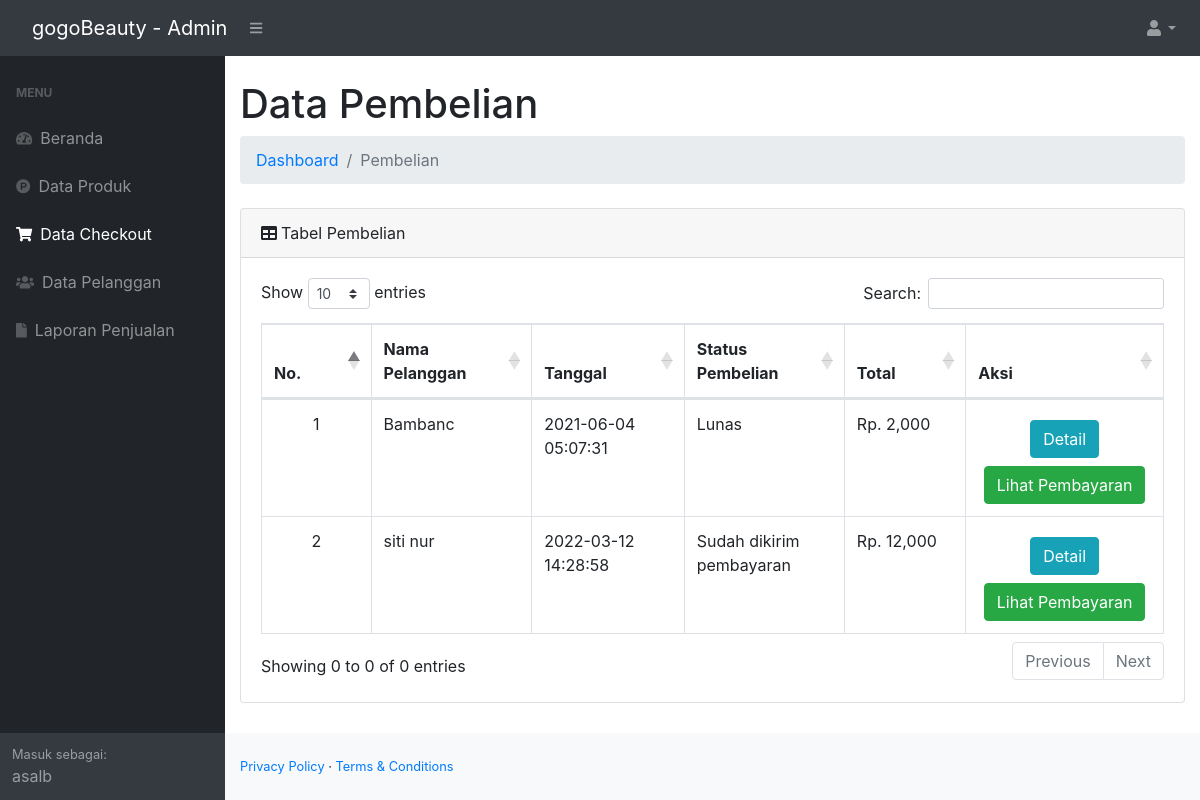
The app's page /admin/dist/index.php?halaman=pembelian (signed in) with its own data.
### tables this page shows
CREATE TABLE `pembelian_barang` (
  `id_pembelian` int(11) NOT NULL,
  `id_pelanggan` int(20) NOT NULL,
  `nama` text NOT NULL,
  `tanggal_pembelian` datetime NOT NULL,
  `alamat` text NOT NULL,
  `no_telp` varchar(20) NOT NULL,
  `total_harga` int(15) NOT NULL,
  `status_pembelian` varchar(100) NOT NULL DEFAULT 'Pending'
);

CREATE TABLE `pelanggan` (
  `id_pelanggan` int(11) NOT NULL,
  `Nama` varchar(30) NOT NULL,
  `username` char(10) NOT NULL,
  `password` varchar(20) NOT NULL,
  `no_hp` int(20) NOT NULL,
  `email` varchar(100) NOT NULL,
  `alamat` text NOT NULL
);

### admin/dist/functions.php (called while the page is built, shortened)
<?php
$conn = mysqli_connect("localhost", "root", "", "jualbeli");
function query($query)
{
    global $conn;
    $result = mysqli_query($conn, $query);
    $rows = [];
    while ($row = mysqli_fetch_assoc($result)) {
        $rows[] = $row;
    }
    return $rows;
}

### admin/dist/pembelian.php (the view, shortened to what this page needs)
<?php
$dataPembelian = query("SELECT * FROM pembelian_barang
JOIN pelanggan ON pembelian_barang.id_pelanggan=pelanggan.id_pelanggan");
?>
<html lang="en">
<head>
    <link rel="stylesheet" href="assets/bootstrap/css/bootstrap.min.css">
    <link rel="stylesheet" href="assets/fonts/font-awesome.min.css">
    <link rel="stylesheet" href="assets/fonts/ionicons.min.css">
    <link rel="stylesheet" href="assets/css/Check-Out-Page-V100.css">
    <link rel="stylesheet" href="assets/css/ebs-contact-form-1.css">
    <link rel="stylesheet" href="assets/css/ebs-contact-form.css">
    <link rel="stylesheet" href="assets/css/Header-Blue.css">
    <link rel="stylesheet" href="assets/css/Login-Form-Clean.css">
    <link rel="stylesheet" href="assets/css/Navigation-with-Search.css">
    <link rel="stylesheet" href="assets/css/Pretty-Product-List.css">
    <link rel="stylesheet" href="assets/css/Profile-Edit-Form-1.css">
    <link rel="stylesheet" href="assets/css/Profile-Edit-Form.css">
    <link rel="stylesheet" href="assets/css/Registration-Form-with-Photo.css">
    <link rel="stylesheet" href="assets/css/styles.css">
    <link rel="stylesheet" href="assets/css/WOWSlider-about-us-1.css">
    <link rel="stylesheet" href="assets/css/WOWSlider-about-us-2.css">
    <link rel="stylesheet" href="assets/css/WOWSlider-about-us.css">
</head>
<body>
    <div class="container-fluid">
        <h1 class="mt-4">Data Pembelian</h1>
        <ol class="breadcrumb mb-4">
            <li class="breadcrumb-item"><a href="index.php">Dashboard</a></li>
            <li class="breadcrumb-item active">Pembelian</li>
        </ol>
        <div class="card mb-4">
            <div class="card-header">
                Tabel Pembelian
            </div>
            <div class="card-body">
                <div class="table-responsive">
                    <div id="offline_wrapper" class="dataTables_wrapper dt-bootstrap4 no-footer">
                        <div class="row">
                            <div class="col-sm-12 col-md-6">
                                <div class="dataTables_length" id="offline_length"><label>Show <select name="offline_length" aria-controls="offline" class="custom-select custom-select-sm form-control form-control-sm">
                                            <option value="10">10</option>
                                        </select> entries</label></div>
                            </div>
                            <div class="col-sm-12 col-md-6">
                                <div id="offline_filter" class="dataTables_filter"><label>Search:<input type="search" class="form-control form-control-sm" placeholder="" aria-controls="offline"></label></div>
                            </div>
                        </div>
                        <div class="row">
                            <div class="col-sm-12">
                                <table class="table table-bordered dataTable no-footer" id="offline" role="grid" aria-describedby="offline_info" style="width: 100%;" width="100%" cellspacing="0">
                                    <thead>
                                        <tr class="text-center" role="row">
                                            <th class="sorting_asc" tabindex="0" aria-controls="offline" rowspan="1" colspan="1" style="width: 99px;" aria-sort="ascending" aria-label="No: activate to sort column descending">No.
                                            </th>
                                            <th class="sorting" tabindex="0" aria-controls="offline" rowspan="1" colspan="1" style="width: 147px;" aria-label="Nama: activate to sort column ascending">
                                                Nama Pelanggan</th>
                                            <th class="sorting" tabindex="0" aria-controls="offline" rowspan="1" colspan="1" style="width: 147px;" aria-label="Nama: activate to sort column ascending">
                                                Tanggal</th>
                                            <th class="sorting" tabindex="0" aria-controls="offline" rowspan="1" colspan="1" style="width: 147px;" aria-label="Nama: activate to sort column ascending">
                                                Status Pembelian</th>
                                            <th class="sorting" tabindex="0" aria-controls="offline" rowspan="1" colspan="1" style="width: 111px;" aria-label="NIK: activate to sort column ascending">Total
                                            </th>
                                            <th class="sorting" tabindex="0" aria-controls="offline" rowspan="1" colspan="1" style="width: 166px;" aria-label="No. HP: activate to sort column ascending">
                                                Aksi</th>
                                        </tr>
                                    </thead>
                                    <tbody>
                                        <?php $i = 1; ?>
                                        <?php foreach ($dataPembelian as $pembelian) : ?>
                                            <tr>
                                                <td class="text-center"><?= $i; ?></td>
                                                <td><?= $pembelian['Nama']; ?></td>
                                                <td><?= $pembelian['tanggal_pembelian']; ?></td>
                                                <td><?= $pembelian['status_pembelian']; ?></td>
                                                <td>Rp. <?= number_format($pembelian['total_harga']); ?></td>
                                                <td class="text-center">
                                                    <a href="index.php?halaman=detail&id=<?= $pembelian["id_pembelian"]; ?>" class="btn-info btn mt-2">Detail</a>
                                                    <?php if ($pembelian['status_pembelian'] != "Pending") : ?>
                                                        <a href="index.php?halaman=pembayaran&id=<?= $pembelian['id_pembelian']; ?>" class="btn-success btn mt-2">Lihat Pembayaran</a>
                                                    <?php endif; ?>
                                                </td>
                                            </tr>
                                            <?php $i++; ?>
                                        <?php endforeach; ?>
                                    </tbody>
                                </table>
                            </div>
                        </div>
                        <div class="row">
                            <div class="col-sm-12 col-md-5">
                                <div class="dataTables_info" id="offline_info" role="status" aria-live="polite">Showing 0 to 0 of 0 entries</div>
                            </div>
                            <div class="col-sm-12 col-md-7">
                                <div class="dataTables_paginate paging_simple_numbers" id="offline_paginate">
                                    <ul class="pagination">
                                        <li class="paginate_button page-item previous disabled" id="offline_previous"><a href="#" aria-controls="offline" data-dt-idx="0" tabindex="0" class="page-link">Previous</a></li>
                                        <li class="paginate_button page-item next disabled" id="offline_next"><a href="#" aria-controls="offline" data-dt-idx="1" tabindex="0" class="page-link">Next</a>
                                        </li>
                                    </ul>
                                </div>
                            </div>
                        </div>
                    </div>
                </div>
            </div>
        </div>
</body>
</html>

### records on screen
pembelian_barang: id_pelanggan.Nama "Bambanc", tanggal_pembelian "2021-06-04 05:07:31", status_pembelian "Lunas", total_harga "2,000"
pembelian_barang: id_pelanggan.Nama "siti nur", tanggal_pembelian "2022-03-12 14:28:58", status_pembelian "Sudah dikirim pembayaran", total_harga "12,000"

### other values on screen
$nama[$i] "a"
$nama[$i] "s"
$nama[$i] "l"
$nama[$i] "b"
